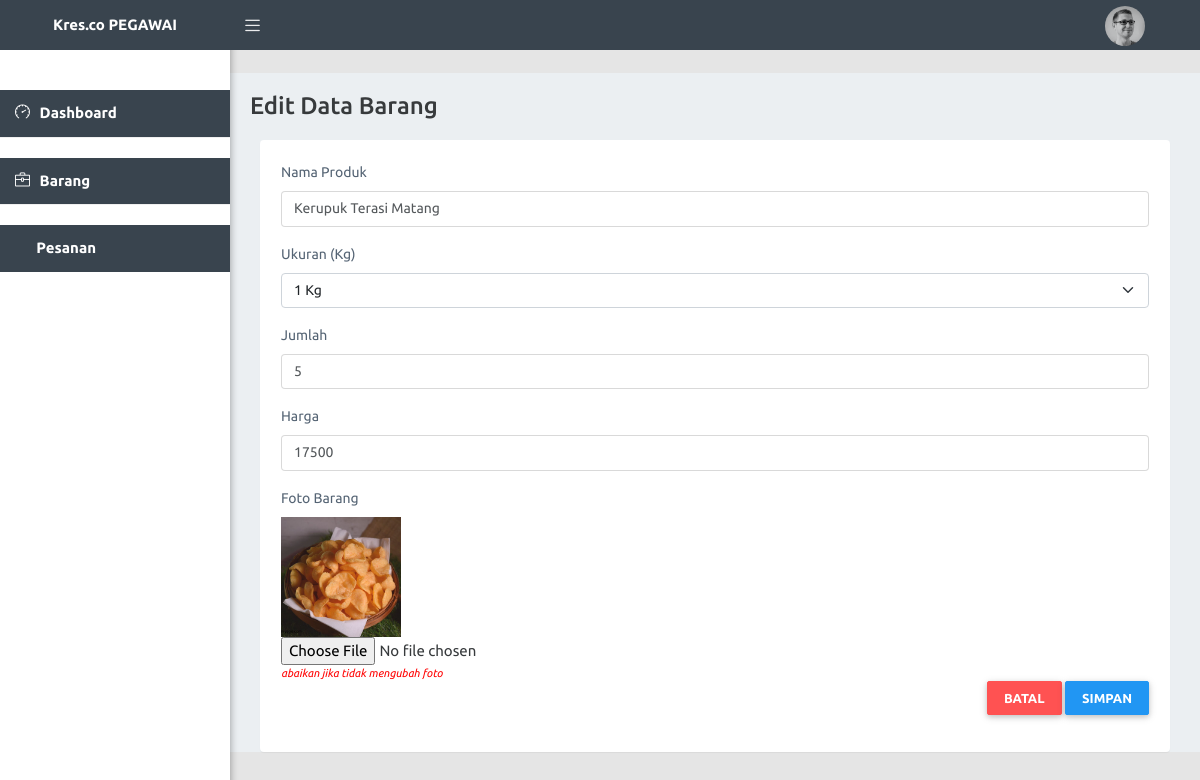
Screenshot of /pegawai/barang/edit_produk.php?id_barang=1 with the database file from the repository.
### tables this page shows
CREATE TABLE `barang` (
  `id_barang` int(11) NOT NULL,
  `nama_barang` varchar(100) NOT NULL,
  `ukuran` varchar(10) NOT NULL,
  `jumlah` int(11) NOT NULL,
  `harga` float NOT NULL,
  `foto_barang` blob NOT NULL,
  `pilihan` varchar(50) NOT NULL,
  `terjual` int(255) NOT NULL
);

### pegawai/barang/edit_produk.php (the view, shortened to what this page needs)
<?php
include('../../koneksi.php');
?>
<!doctype html>
<html lang="en">
  <head>
    <link href="https://cdn.jsdelivr.net/npm/bootstrap@5.1.3/dist/css/bootstrap.min.css" rel="stylesheet">
<link rel="stylesheet" type="text/css" href="../../Assets/icon/themify-icons/themify-icons.css">
<link rel="stylesheet" type="text/css" href="../../Assets/icon/icofont/css/icofont.css">
<link rel="stylesheet" type="text/css" href="../../Assets/icon/simple-line-icons/css/simple-line-icons.css">
<link rel="stylesheet" type="text/css" href="../../Assets/plugins/bootstrap/css/bootstrap.min.css">
<link rel="stylesheet" href="../../Assets/plugins/chartist/dist/chartist.css" type="text/css" media="all">
<link href="../../Assets/css/svg-weather.css" rel="stylesheet">
<link rel="stylesheet" type="text/css" href="../../Assets/css/main.css">
<link rel="stylesheet" type="text/css" href="../../Assets/css/responsive.css">
    <link href="../../Assets/css/sidebars.css" rel="stylesheet">
  </head>
  <body class="sidebar-mini fixed">
   <div class="wrapper">
      <header class="main-header-top hidden-print">
         <a href="../index.php" class="logo"><b>Kres.co PEGAWAI</b></a>
         <nav class="navbar navbar-static-top">
            <a href="#!" data-toggle="offcanvas" class="sidebar-toggle"></a>
            <div class="navbar-custom-menu f-right">
               <ul class="top-nav">
                  <li class="dropdown" style="padding-left: 800px;">
                     <a href="profil.php" data-toggle="dropdown" role="button" aria-haspopup="true" aria-expanded="false" class="dropdown-toggle drop icon-circle drop-image">
                        <span><img class="img-circle " src="../../Assets/images/avatar-1.png" style="width:40px;" alt="User Image"></span>
                        <span>
                           <i class=" icofont icofont-simple-down"></i></span>
                     </a>
                  </li>
               </ul>
            </div>
         </nav>
      </header>
      <aside class="main-sidebar hidden-print ">
         <section class="sidebar" id="sidebar-scroll">
            <ul class="sidebar-menu">
                <li class="nav-level"></li>
                <li class="active treeview">
                    <a class="waves-effect waves-dark" href="../index.php">
                        <i class="icon-speedometer"></i><span> Dashboard</span>
                    </a>
                </li>
                <li class="nav-level"></li>
                <li class="active treeview">
                    <a class="waves-effect waves-dark" href="produk.php">
                        <i class="icon-briefcase"></i><span> Barang</span>
                    </a>
                </li>
                <li class="nav-level"></li>
                <li class="active treeview">
                    <a class="waves-effect waves-dark" href="../pemesanan/index.php">
                        <i class="icofont icofont-files"></i><span> Pesanan</span>
                    </a>
                </li>
            </ul>
         </section>
      </aside>
      <<div class="content-wrapper">
         <div class="container-fluid">
            <div class="row">
               <div class="main-header">
                  <h4>Edit Data Barang</h4>
               </div>
            </div>
            <div class="container">
            <div class="row">
                <div class="col-md-12">
                    <div class="panel panel-default">
                        <div class="panel-body">
                            <div class="table-responsive">
                                <table class="table table-striped table-bordered table-hover" id="dataTables-example">
            <?php
                if(isset($_GET['id_barang'])){
					$id_barang = $_GET['id_barang'];
					$query = "SELECT * FROM barang WHERE id_barang= '$id_barang'";
					$result = mysqli_query($conn, $query);
					$data = mysqli_fetch_assoc($result);
				}else{
					echo "<script>alert('masukkan id yang ingin di edit');window.location='profil.php';</script>";
				}
            ?>
               <div class="card-block">
                           <form method="POST" enctype="multipart/form-data"  action="proses_edit.php">
						            <div class="form-group">
            								<label>Nama Produk</label>
            								<input type="text" class="form-control" name="nama_barang"  value="<?php echo $data['nama_barang'] ?>" required="required">
        								</div>
                              <div class="form-group">
                                 <label>Ukuran (Kg)</label>
                                 <select class="form-select" name="ukuran" id="ukuran" style="font-size: 14px;">
                                    <option value="1">1 Kg</option>
                                 </select>
                              </div>
                              <div class="form-group">
                                 <label>Jumlah</label>
                                 <input type="number" class="form-control" name="jumlah" value="<?php echo $data['jumlah'];?>"  required="required">
                              </div>
                              <div class="form-group">
                                 <label>Harga</label>
                                 <input type="number" class="form-control" name="harga" value="<?php echo $data['harga'];?>" required="required">
                              </div>
        								<div class="form-group">
            								<label>Foto Barang</label>
            								<br><img src="../../produk/<?php echo $data['foto_barang'];?>" style="width:120px;">
            								<br><input type="file" name="foto_barang">
            								<br><i style="float: left; font-size:11px; color:red;">abaikan jika tidak mengubah foto</i>
        								</div>
                                <div class="col text-right">
                                    <a href="produk.php" class="btn btn-danger">Batal</a>
                                    <input value="Simpan" type="submit"  class="btn btn-primary">
                                </div>
                           </form>
                        </div>
          </div>
      </div>
          </div>
      </div>
   </div>
</body>
</html>

### Assets/css/sidebars.css (style rules this page uses)
body { min-height: 100vh; min-height: -webkit-fill-available; }
html { height: -webkit-fill-available; }
.dropdown-toggle { outline: 0; }

### Assets/css/generic-class.css (style rules this page uses)
.text-right { text-align: right; }
.f-right { float: right !important; }

### Assets/css/menu.css (style rules this page uses)
.top-nav .dropdown-toggle:after { content: initial; }
.main-header-top { background-color: #39444e; }
.nav-level { padding: 10px 0 !important; font-weight: 500; font-size: 13px; color: #2196f3; border-top: 1px solid #efefef; position: relative; }
.nav-level:first-child { margin-top: 20px; border-top: none; }
.main-header-top .navbar .top-nav > li > a { opacity: 0.9; color: #fff; }
.main-header-top .navbar .sidebar-toggle { color: #fff; opacity: 0.9; }
.main-header-top .logo { color: #fff; border-bottom: 0 solid transparent; }
.sidebar-menu > li > a { color: #666; }
.sidebar-menu > li.active > a { color: #fff; font-weight: 600; background: #39444e; }
.fixed .main-header-top, .fixed .main-sidebar, .fixed .left-side { position: fixed; }
.fixed .main-header-top { top: 0; right: 0; left: 0; }
.fixed .content-wrapper { margin-top: 50px; }
.wrapper:before { content: " "; display: table; }
.wrapper:after { content: " "; clear: both; }
.content-wrapper { height: 100%; background-color: #ebeff2; margin-left: 230px; z-index: 820; -webkit-transition: all 0.3s ease-in-out; -moz-transition: all 0.3s ease-in-out; -ms-transition: all 0.3s ease-in-out; transition: all 0.3s ease-in-out; }
.main-header-top { position: relative; max-height: 50px; z-index: 1030; }
.main-header-top > .navbar { margin-bottom: 0; margin-left: 230px; border: none; max-height: 50px; border-radius: 0; padding: 0; background-color: #39444e; }
.main-header-top .sidebar-toggle { float: left; background-color: transparent; background-image: none; padding: 15px; font-family: fontAwesome; position: relative; -webkit-transition: all 0.3s ease; -moz-transition: all 0.3s ease; -ms-transition: all 0.3s ease; transition: all 0.3s ease; max-height: 50px; }
.main-header-top .sidebar-toggle:before { font-family: 'simple-line-icons'; content: "\e601"; font-size: 15px; }
.main-header-top .logo { display: block; width: 230px; height: 50px; font-size: 15px; font-weight: 400; line-height: 50px; text-align: center; padding: 0 15px; float: left; overflow: hidden; }
.main-header-top .top-nav { list-style: none; padding-left: 0; display: inline-block; float: right; margin: 0 10px 0 0; }
.main-header-top .top-nav > li { display: inline-block; position: relative; }
.main-header-top .top-nav > li > a { padding: 15px 20px; line-height: 50px; opacity: 0.9; }
.main-sidebar { position: absolute; top: 0; left: 0; background: #fff; padding-top: 50px; min-height: 100vh; width: 230px; z-index: 810; -webkit-box-shadow: 1px 3px 7px rgba(0, 0, 0, 0.3); box-shadow: 1px 3px 7px rgba(0, 0, 0, 0.3); -webkit-transition: transform 0.3s ease-in-out, width 0.3s ease-in-out; -moz-transition: transform 0.3s ease-in-out, width 0.3s ease-in-out; -ms-transition: transform 0.3s ease-in-out, width 0.3s ease-in-out; transition: transform 0.3s ease-in-out, width 0.3s ease-in-out; }
.sidebar { padding-bottom: 10px; font-size: 16px; }
.sidebar-menu { list-style: none; margin: 0; padding: 0; white-space: nowrap; overflow: hidden; }
.sidebar-menu > li { position: relative; margin: 0; padding: 0; }
.sidebar-menu > li > a { padding: 12px 5px 12px 15px; display: block; position: relative; font-size: 15px; background-color: #fff; }
.sidebar-menu > li > a > i { padding-right: 6px; display: inline; }

### rows the page displays
barang: nama_barang "Kerupuk Terasi Matang", jumlah "5", harga "17500", foto_barang (picture)
